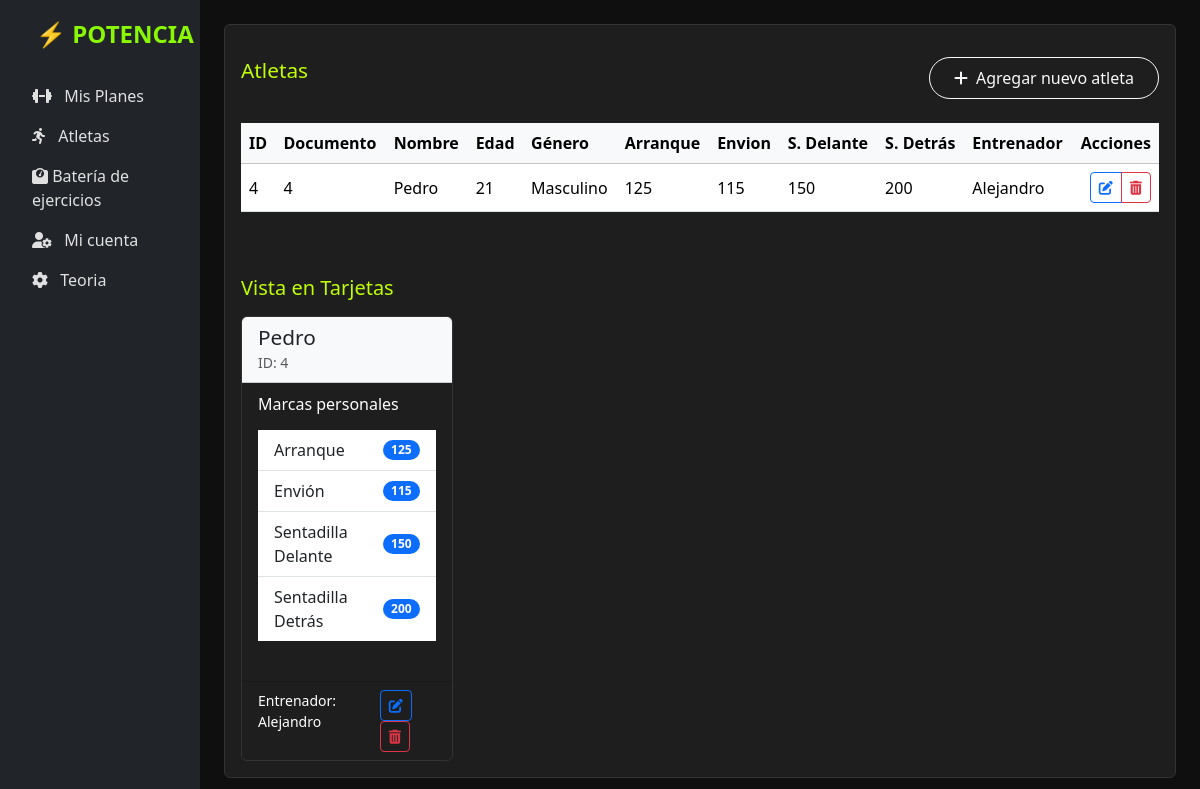
Before: /atletas/ (signed in) with the older database file.
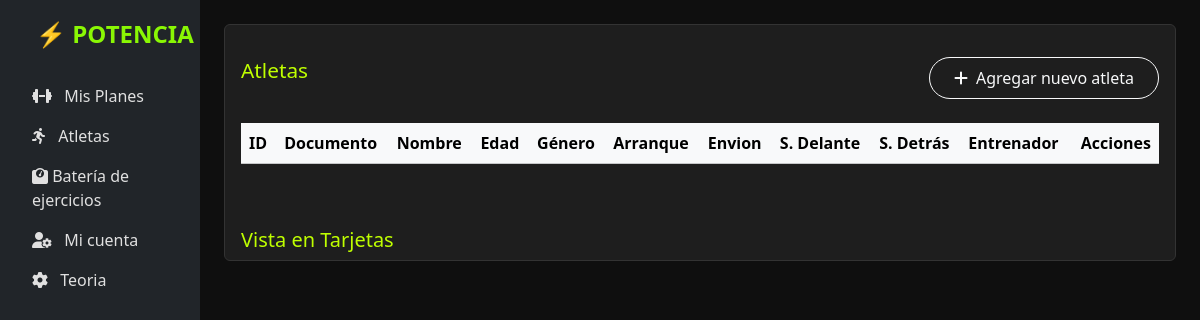
After: the same page with the newer database file.
### potencia/models.py (models this page shows, shortened)
class Atletas(models.Model):
    id = models.AutoField(primary_key=True)
    documento = models.CharField(unique=True, max_length=100)
    nombre = models.CharField(max_length=100)
    edad = models.PositiveSmallIntegerField()
    generos_lista = [("Masculino", "Masculino"), ("Femenino", "Femenino")]
    genero = models.CharField(max_length=10, choices=generos_lista)
    arranque = models.CharField(max_length=3)
    envion = models.CharField(max_length=3)
    sentadilla_delante = models.CharField(max_length=3)
    sentadilla_detras = models.CharField(max_length=3)
    entrenador = models.ForeignKey(
        Entrenadores,
        on_delete=models.SET_NULL,
        null=True,
        blank=True,
        related_name='atletas'
    )

class Entrenadores(models.Model):
    user = models.OneToOneField(User, on_delete=models.CASCADE)
    nombre = models.CharField(max_length=101)
    edad = models.PositiveSmallIntegerField()
    generos_lista = [("Masculino", "Masculino"), ("Femenino", "Femenino")]
    genero = models.CharField(max_length=10, choices=generos_lista)
    def __str__(self):
        return self.nombre

### potencia/views.py (the view)
# urls.py: path('atletas/', views.atletas, name='atletas'),
@login_required
def atletas(request):
    entrenador = request.user.entrenadores
    atletas = entrenador.atletas.all()
    form = AtletaForm(request.POST or None)
    if request.method == 'POST' and form.is_valid():
        form.save()
        return redirect('atletas')
    return render(request, 'atletas.html', {
        'atletas': atletas,
        'form': form,
        'editing': False
    })

### potencia/templates/atletas.html (shortened to what the changed rows need)
{% extends "base.html" %}
{% block contenido %}
<div class="card">
    <div class="card-body">
        <div class="table-responsive">
            <table class="table table-hover align-middle w-100">
                <thead class="table-light">
                    <tr>
                        <th>ID</th>
                        <th>Documento</th>
                        <th>Nombre</th>
                        <th>Edad</th>
                        <th>Género</th>
                        <th>Arranque</th>
                        <th>Envion</th>
                        <th>S. Delante</th>
                        <th>S. Detrás</th>
                        <th>Entrenador</th>
                        <th class="text-end">Acciones</th>
                    </tr>
                </thead>
                <tbody>
                    {% for atleta in atletas %}
                    <tr>
                        <td>{{ atleta.id }}</td>
                        <td>{{ atleta.documento }}</td>
                        <td>{{ atleta.nombre }}</td>
                        <td>{{ atleta.edad }}</td>
                        <td>{{ atleta.genero }}</td>
                        <td>{{ atleta.arranque }}</td>
                        <td>{{ atleta.envion }}</td>
                        <td>{{ atleta.sentadilla_delante }}</td>
                        <td>{{ atleta.sentadilla_detras }}</td>
                        <td>
                            {% if atleta.entrenador %}
                                {{ atleta.entrenador.nombre }}
                            {% else %}
                                <span class="text-muted">Sin asignar</span>
                            {% endif %}
                        </td>
                        <td class="text-end">
                            <div class="btn-group" role="group">
                                <a href="{% url 'editar_atleta' atleta.id %}" class="btn btn-sm btn-outline-primary">
                                    <i class="fas fa-edit"></i>
                                </a>
                                <a href="{% url 'eliminar_atleta' atleta.id %}" class="btn btn-sm btn-outline-danger">
                                    <i class="fas fa-trash-alt"></i>
                                </a>
                            </div>
                        </td>
                    </tr>
                    {% endfor %}
                </tbody>
            </table>
        </div>
        <div class="row row-cols-1 row-cols-md-2 row-cols-lg-3 row-cols-xl-4 g-4">
            {% for atleta in atletas %}
            <div class="col">
                <div class="card h-100">
                    <div class="card-header bg-light">
                        <h5 class="card-title mb-0">{{ atleta.nombre }}</h5>
                        <small class="text-muted">ID: {{ atleta.id }}</small>
                    </div>
                    <div class="card-body">
                        <h6 class="card-subtitle mb-3 label-color-w">Marcas personales</h6>
                        <ul class="list-group list-group-flush">
                            <li class="list-group-item d-flex justify-content-between align-items-center">
                                Arranque
                                <span class="badge bg-primary rounded-pill">{{ atleta.arranque }}</span>
                            </li>
                            <li class="list-group-item d-flex justify-content-between align-items-center">
                                Envión
                                <span class="badge bg-primary rounded-pill">{{ atleta.envion }}</span>
                            </li>
                            <li class="list-group-item d-flex justify-content-between align-items-center">
                                Sentadilla Delante
                                <span class="badge bg-primary rounded-pill">{{ atleta.sentadilla_delante }}</span>
                            </li>
                            <li class="list-group-item d-flex justify-content-between align-items-center">
                                Sentadilla Detrás
                                <span class="badge bg-primary rounded-pill">{{ atleta.sentadilla_detras }}</span>
                            </li>
                        </ul>
                    </div>
                    <div class="card-footer bg-transparent">
                        <div class="d-flex justify-content-between">
                            <small class="label-color-w">
                                {% if atleta.entrenador %}
                                    Entrenador: {{ atleta.entrenador.nombre }}
                                {% else %}
                                    Sin entrenador
                                {% endif %}
                            </small>
                            <div>
                                <a href="{% url 'editar_atleta' atleta.id %}" class="btn btn-sm btn-outline-primary">
                                    <i class="fas fa-edit"></i>
                                </a>
                                <a href="{% url 'eliminar_atleta' atleta.id %}" class="btn btn-sm btn-outline-danger">
                                    <i class="fas fa-trash-alt"></i>
                                </a>
                            </div>
                        </div>
                    </div>
                </div>
            </div>
            {% endfor %}
        </div>
    </div>
</div>
{% endblock %}

Changed rows visible on the page:
no longer on this page (row edited): Atletas: id "4", documento "4", nombre "Pedro", edad "21", genero "Masculino", arranque "125", envion "115", sentadilla_delante "150", sentadilla_detras "200", entrenador.nombre "Alejandro"
